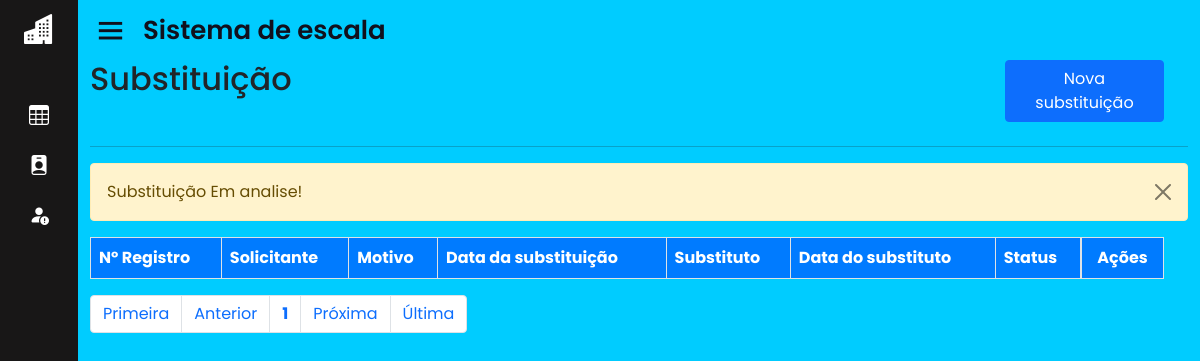
/home.php?page=lista_sub&msg=6 (signed in), run on an earlier commit of the app's database.
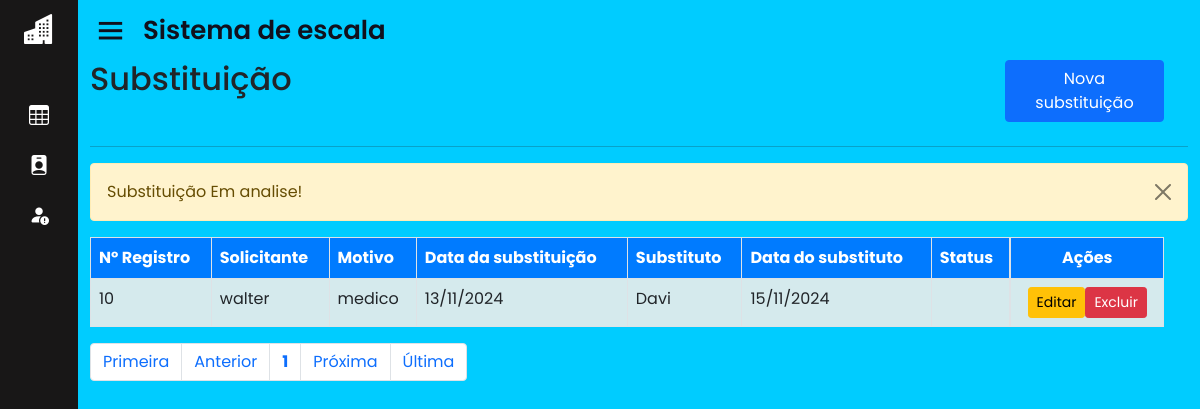
And on a later commit of the database.
### tables this page shows
CREATE TABLE IF NOT EXISTS `substituicao` (
  `id` int(11) NOT NULL AUTO_INCREMENT,
  `solicitante` varchar(50) NOT NULL DEFAULT '',
  `motivo` varchar(50) NOT NULL,
  `data_solic` date NOT NULL,
  `substituto` varchar(50) NOT NULL DEFAULT '',
  `data_subs` date DEFAULT NULL,
  `ativo_sub` enum('Pendente','Aprovada','Reprovada') NOT NULL DEFAULT 'Pendente',
  `data_aprovacao` datetime DEFAULT NULL,
  `id_esc` int(11) DEFAULT NULL,
  PRIMARY KEY (`id`),
  KEY `id_esc` (`id_esc`),
  CONSTRAINT `substituicao_ibfk_3` FOREIGN KEY (`id_esc`) REFERENCES `escala` (`id_esc`) ON DELETE CASCADE ON UPDATE CASCADE
);

### sis/substituicao/lista_sub.php (the view, shortened to what the changed rows need)
<div id="main" class="container-fluid">
	<div id="top" class="row">
		<div class="col-md-10">
			<h2>Substituição</h2>
		</div>
	</div>
		<div id="list" class="row">
			<div class="table-responsive col-md-12">
				<?php
					$data = mysqli_query($con, "select * from substituicao order by id desc;") or die(mysqli_error($con));
					if (isset($_SESSION['UsuarioNivel']) && $_SESSION['UsuarioNivel'] == 1) {
						echo "<table class='table table-striped table-bordered' style='background-color: #e0f7fa;' cellspacing='0' cellpadding='0'>";
						echo "<thead style='background-color: #007bff; color: white;'>";
						echo "<tr>";
						echo "<td><strong>Nº Registro</strong></td>";
						echo "<td><strong>Solicitante</strong></td>";
						echo "<td><strong>Motivo</strong></td>";
						echo "<td><strong>Data da substituição</strong></td>";
						echo "<td><strong>Substituto</strong></td>";
						echo "<td><strong>Data do substituto</strong></td>";
						echo "<td><strong>Status</strong></td>";
						echo "<td class='actions d-flex justify-content-center'><strong>Ações</strong></td>";
						echo "</tr></thead><tbody>";
						while ($info = mysqli_fetch_array($data)) {
							echo "<tr>";
							echo "<td>".$info['id']."</td>";
							echo "<td>".$info['solicitante']."</td>";
							echo "<td>".$info['motivo']."</td>";
							echo "<td class='d-none d-md-table-cell'>".(!empty($info['data_solic']) ? date('d/m/Y', strtotime($info['data_solic'])) : '')."</td>";
							echo "<td>".$info['substituto']."</td>";
							echo "<td class='d-none d-md-table-cell'>".(!empty($info['data_subs']) ? date('d/m/Y', strtotime($info['data_subs'])) : '')."</td>";
							echo "<td>".$info['ativo_sub']."</td>";
							echo "<td class='actions btn-group-sm d-flex justify-content-center'>";
							echo "<a class='btn btn-warning btn-xs' href=?page=fedita_sub&id=".$info['id']."> Editar </a>";
							echo "<a href=?page=excluir_sub&id=".$info['id']." class='btn btn-danger btn-xs '> Excluir </a></td>";
							echo "</tr>";
						}
						echo "</tbody></table>";
					} else if (isset($_SESSION['UsuarioNivel']) && $_SESSION['UsuarioNivel'] == 2) {
						echo "<table class='table table-striped table-bordered' style='background-color: #e0f7fa;' cellspacing='0' cellpadding='0'>";
						echo "<thead style='background-color: #007bff; color: white;'>";
						echo "<tr>";
						echo "<td><strong>Nº Registro</strong></td>";
						echo "<td><strong>Solicitante</strong></td>";
						echo "<td><strong>Motivo</strong></td>";
						echo "<td><strong>Status</strong></td>";
						echo "<td class='actions d-flex justify-content-center'><strong>Ações</strong></td>";
						echo "</tr></thead><tbody>";
						while ($info = mysqli_fetch_array($data)) {
							echo "<tr>";
							echo "<td>".$info['id']."</td>";
							echo "<td>".$info['solicitante']."</td>";
							echo "<td>".$info['motivo']."</td>";
							echo "<td>".$info['ativo_sub']."</td>";
							echo "<td class='actions btn-group-sm d-flex justify-content-center'>";
							echo "<a class='btn btn-info btn-xs' href=?page=view_sub&id=".$info['id']."> Visualizar </a>";
							if ($info['ativo_sub'] == 'Em Analise') {
								echo "<a class='btn btn-success btn-xs' href=?page=aprovar_sub&id=".$info['id'].">&nbsp;&nbsp;&nbsp;Aprovar&nbsp;&nbsp;</a>";
								echo "<a class='btn btn-danger btn-xs' href=?page=reprovar_sub&id=".$info['id']."> Reprovar </a>";
							} else if ($info['ativo_sub'] == 'Aprovado') {
								echo "<a class='btn btn-danger btn-xs' href=?page=reprovar_sub&id=".$info['id'].">&nbsp;&nbsp;&nbsp;Reprovar&nbsp;&nbsp;</a>";
								echo "<a class='btn btn-warning btn-xs' href=?page=analise_sub&id=".$info['id']."> Em Analise </a>";
							} else {
								echo "<a class='btn btn-success btn-xs' href=?page=aprovar_sub&id=".$info['id'].">&nbsp;&nbsp;&nbsp;Aprovar&nbsp;&nbsp;</a>";
								echo "<a class='btn btn-warning btn-xs' href=?page=analise_sub&id=".$info['id']."> Em Analise </a>";
							}
							echo "</tr>";
						}
						echo "</tbody></table>";
					}
				?>
			</div>
		</div>
</div>

What changed in the data, as far as the page shows it:
added substituicao: id "10", solicitante "walter", motivo "medico", data_solic "13/11/2024", substituto "Davi", data_subs "15/11/2024"
